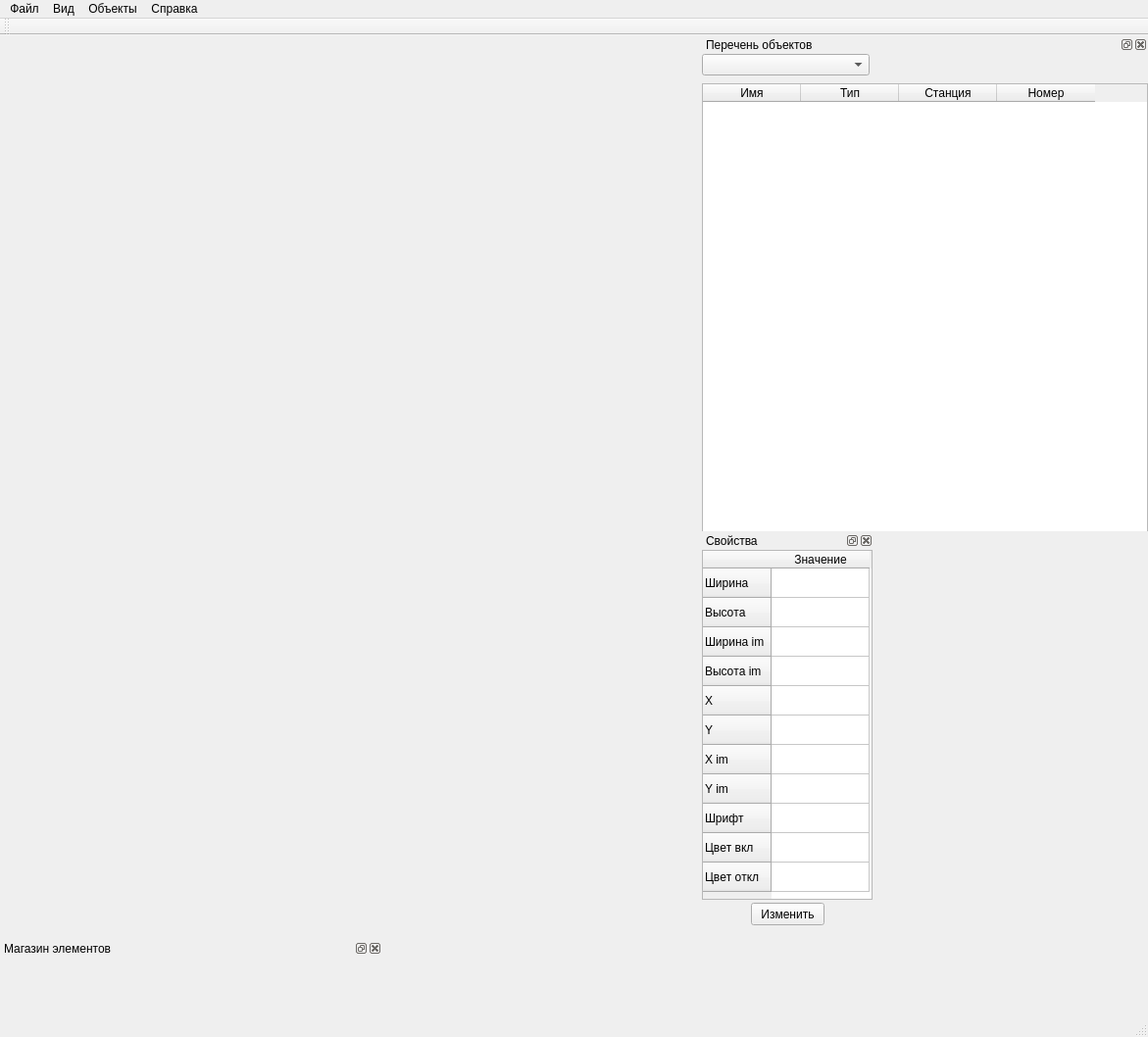
<?xml version="1.0" encoding="UTF-8"?>
<ui version="4.0">
 <class>Xpars</class>
 <widget class="QMainWindow" name="Xpars">
  <property name="geometry">
   <rect>
    <x>0</x>
    <y>0</y>
    <width>1171</width>
    <height>1052</height>
   </rect>
  </property>
  <property name="mouseTracking">
   <bool>false</bool>
  </property>
  <property name="windowTitle">
   <string>Xpars</string>
  </property>
  <property name="windowIcon">
   <iconset>
    <normaloff>release/logo_niivk.gif</normaloff>release/logo_niivk.gif</iconset>
  </property>
  <widget class="QWidget" name="centralWidget"/>
  <widget class="QMenuBar" name="menuBar">
   <property name="geometry">
    <rect>
     <x>0</x>
     <y>0</y>
     <width>1171</width>
     <height>20</height>
    </rect>
   </property>
   <widget class="QMenu" name="menu">
    <property name="title">
     <string>Файл</string>
    </property>
    <addaction name="action_open"/>
    <addaction name="action_save"/>
    <addaction name="action_Excel"/>
    <addaction name="action_close"/>
   </widget>
   <widget class="QMenu" name="menu_2">
    <property name="title">
     <string>Вид</string>
    </property>
    <addaction name="action"/>
    <addaction name="action_2"/>
    <addaction name="action_3"/>
    <addaction name="action_setka"/>
   </widget>
   <widget class="QMenu" name="menu_3">
    <property name="title">
     <string>Объекты</string>
    </property>
    <addaction name="action_add_object"/>
    <addaction name="action_kill_all_pole_2"/>
   </widget>
   <widget class="QMenu" name="menu_4">
    <property name="title">
     <string>Справка</string>
    </property>
    <addaction name="action_4"/>
   </widget>
   <addaction name="menu"/>
   <addaction name="menu_2"/>
   <addaction name="menu_3"/>
   <addaction name="menu_4"/>
  </widget>
  <widget class="QToolBar" name="mainToolBar">
   <attribute name="toolBarArea">
    <enum>TopToolBarArea</enum>
   </attribute>
   <attribute name="toolBarBreak">
    <bool>false</bool>
   </attribute>
  </widget>
  <widget class="QStatusBar" name="statusBar"/>
  <widget class="QDockWidget" name="dockWidget_3">
   <property name="minimumSize">
    <size>
     <width>390</width>
     <height>78</height>
    </size>
   </property>
   <property name="maximumSize">
    <size>
     <width>390</width>
     <height>78</height>
    </size>
   </property>
   <property name="windowTitle">
    <string>Магазин элементов</string>
   </property>
   <attribute name="dockWidgetArea">
    <number>8</number>
   </attribute>
   <widget class="QWidget" name="dockWidgetContents_3"/>
  </widget>
  <widget class="QDockWidget" name="dockWidget">
   <property name="enabled">
    <bool>true</bool>
   </property>
   <property name="minimumSize">
    <size>
     <width>455</width>
     <height>500</height>
    </size>
   </property>
   <property name="maximumSize">
    <size>
     <width>455</width>
     <height>1000</height>
    </size>
   </property>
   <property name="windowIcon">
    <iconset>
     <normaloff>release/logo_niivk.gif</normaloff>release/logo_niivk.gif</iconset>
   </property>
   <property name="floating">
    <bool>false</bool>
   </property>
   <property name="windowTitle">
    <string>Перечень объектов</string>
   </property>
   <attribute name="dockWidgetArea">
    <number>2</number>
   </attribute>
   <widget class="QWidget" name="dockWidgetContents">
    <widget class="QTableWidget" name="tableWidget">
     <property name="enabled">
      <bool>true</bool>
     </property>
     <property name="geometry">
      <rect>
       <x>0</x>
       <y>30</y>
       <width>455</width>
       <height>500</height>
      </rect>
     </property>
     <property name="minimumSize">
      <size>
       <width>455</width>
       <height>500</height>
      </size>
     </property>
     <property name="maximumSize">
      <size>
       <width>455</width>
       <height>969</height>
      </size>
     </property>
     <property name="rowCount">
      <number>0</number>
     </property>
     <property name="columnCount">
      <number>4</number>
     </property>
     <column>
      <property name="text">
       <string>Имя</string>
      </property>
     </column>
     <column>
      <property name="text">
       <string>Тип</string>
      </property>
     </column>
     <column>
      <property name="text">
       <string>Станция</string>
      </property>
     </column>
     <column>
      <property name="text">
       <string>Номер</string>
      </property>
     </column>
    </widget>
    <widget class="QComboBox" name="comboBox">
     <property name="geometry">
      <rect>
       <x>0</x>
       <y>0</y>
       <width>171</width>
       <height>22</height>
      </rect>
     </property>
    </widget>
   </widget>
  </widget>
  <widget class="QDockWidget" name="dockWidget_2">
   <property name="enabled">
    <bool>true</bool>
   </property>
   <property name="minimumSize">
    <size>
     <width>175</width>
     <height>410</height>
    </size>
   </property>
   <property name="maximumSize">
    <size>
     <width>175</width>
     <height>410</height>
    </size>
   </property>
   <property name="floating">
    <bool>false</bool>
   </property>
   <property name="windowTitle">
    <string>Свойства</string>
   </property>
   <attribute name="dockWidgetArea">
    <number>2</number>
   </attribute>
   <widget class="QWidget" name="dockWidgetContents_2">
    <widget class="QTableWidget" name="tableWidget_2">
     <property name="geometry">
      <rect>
       <x>0</x>
       <y>0</y>
       <width>174</width>
       <height>357</height>
      </rect>
     </property>
     <property name="minimumSize">
      <size>
       <width>174</width>
       <height>357</height>
      </size>
     </property>
     <property name="maximumSize">
      <size>
       <width>174</width>
       <height>356</height>
      </size>
     </property>
     <property name="font">
      <font>
       <kerning>false</kerning>
      </font>
     </property>
     <property name="rowCount">
      <number>11</number>
     </property>
     <row>
      <property name="text">
       <string>Ширина</string>
      </property>
     </row>
     <row>
      <property name="text">
       <string>Высота</string>
      </property>
     </row>
     <row>
      <property name="text">
       <string>Ширина im</string>
      </property>
     </row>
     <row>
      <property name="text">
       <string>Высота im</string>
      </property>
     </row>
     <row>
      <property name="text">
       <string>X</string>
      </property>
     </row>
     <row>
      <property name="text">
       <string>Y</string>
      </property>
     </row>
     <row>
      <property name="text">
       <string>X im</string>
      </property>
     </row>
     <row>
      <property name="text">
       <string>Y im</string>
      </property>
     </row>
     <row>
      <property name="text">
       <string>Шрифт</string>
      </property>
     </row>
     <row>
      <property name="text">
       <string>Цвет вкл</string>
      </property>
     </row>
     <row>
      <property name="text">
       <string>Цвет откл</string>
      </property>
     </row>
     <column>
      <property name="text">
       <string>Значение</string>
      </property>
     </column>
    </widget>
    <widget class="QPushButton" name="pushButton">
     <property name="geometry">
      <rect>
       <x>50</x>
       <y>360</y>
       <width>75</width>
       <height>23</height>
      </rect>
     </property>
     <property name="text">
      <string>Изменить</string>
     </property>
    </widget>
   </widget>
  </widget>
  <action name="action_open">
   <property name="text">
    <string>Открыть</string>
   </property>
  </action>
  <action name="action_save">
   <property name="text">
    <string>Сохранить</string>
   </property>
  </action>
  <action name="action_add_object">
   <property name="text">
    <string>Новый объект</string>
   </property>
  </action>
  <action name="action_close">
   <property name="text">
    <string>Выход</string>
   </property>
  </action>
  <action name="action">
   <property name="checkable">
    <bool>false</bool>
   </property>
   <property name="checked">
    <bool>false</bool>
   </property>
   <property name="text">
    <string>Перечень объектов</string>
   </property>
  </action>
  <action name="action_2">
   <property name="checkable">
    <bool>false</bool>
   </property>
   <property name="checked">
    <bool>false</bool>
   </property>
   <property name="text">
    <string>Свойства</string>
   </property>
  </action>
  <action name="action_3">
   <property name="checkable">
    <bool>false</bool>
   </property>
   <property name="checked">
    <bool>false</bool>
   </property>
   <property name="text">
    <string>Магазин элементов</string>
   </property>
  </action>
  <action name="action_4">
   <property name="text">
    <string>О программе</string>
   </property>
  </action>
  <action name="action_Excel">
   <property name="text">
    <string>Экспорт тегов в csv</string>
   </property>
  </action>
  <action name="action_kill_all_pole">
   <property name="text">
    <string>Очистить мнемосхему</string>
   </property>
  </action>
  <action name="action_kill_all_pole_2">
   <property name="checkable">
    <bool>false</bool>
   </property>
   <property name="enabled">
    <bool>true</bool>
   </property>
   <property name="text">
    <string>Очистить мнемосхему</string>
   </property>
  </action>
  <action name="action_setka">
   <property name="text">
    <string>Сетка</string>
   </property>
  </action>
 </widget>
 <layoutdefault spacing="6" margin="11"/>
 <resources/>
 <connections/>
</ui>
